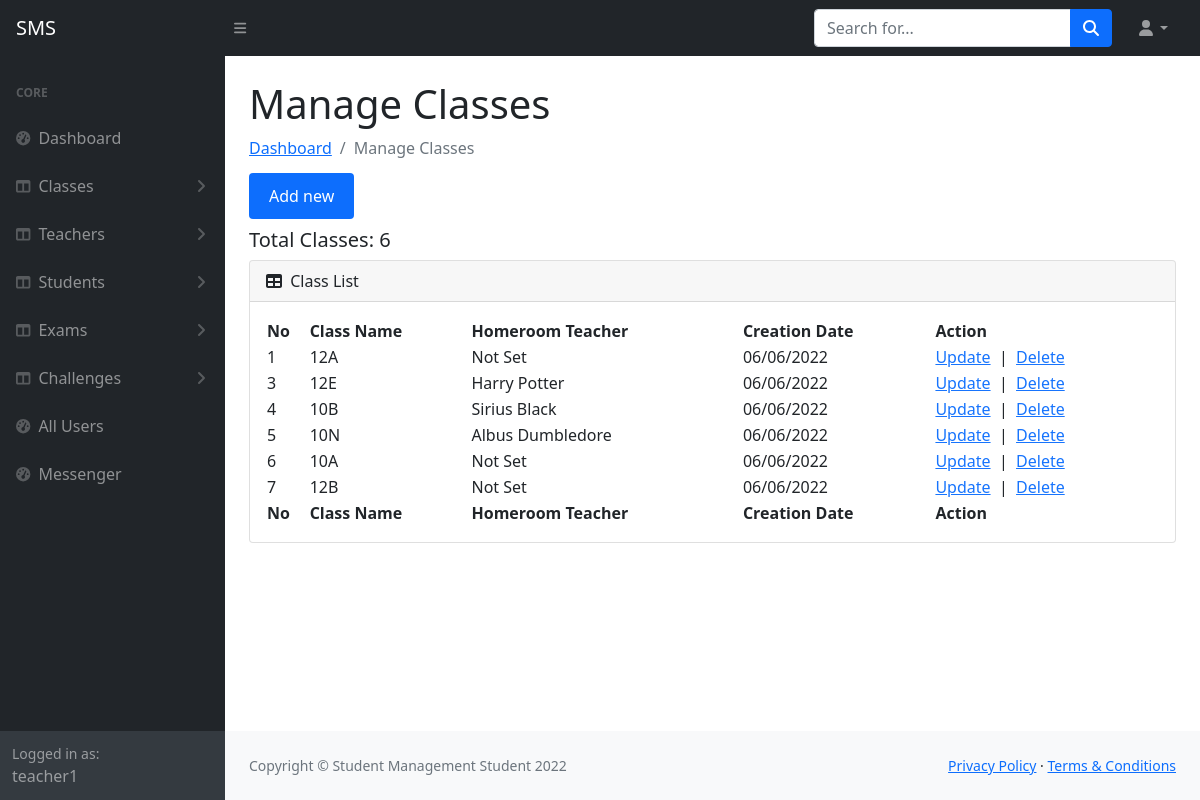
/manage-classes.php (signed in), run on the app's committed database.
### tables this page shows
CREATE TABLE `Classes` (
  `class_id` int(6) UNSIGNED NOT NULL,
  `class_name` varchar(20) NOT NULL,
  `class_homeroom_teacher_id` int(6) UNSIGNED DEFAULT NULL,
  `class_creation_date` datetime DEFAULT current_timestamp()
);

CREATE TABLE `Users` (
  `user_id` int(6) UNSIGNED NOT NULL,
  `user_firstname` varchar(20) NOT NULL,
  `user_lastname` varchar(20) NOT NULL,
  `user_email` varchar(50) NOT NULL,
  `user_phone_number` varchar(20) NOT NULL,
  `user_class` varchar(10) DEFAULT NULL,
  `user_gender` varchar(10) DEFAULT NULL,
  `user_date_of_birth` datetime DEFAULT NULL,
  `user_photo` varchar(100) DEFAULT NULL,
  `user_account` varchar(30) NOT NULL,
  `user_password` varchar(100) NOT NULL,
  `user_position` varchar(10) NOT NULL,
  `user_start_date` datetime DEFAULT current_timestamp()
);

### manage-classes.php (the view, shortened to what this page needs)
<!DOCTYPE html>
<html lang="en">
    <head>
        <link href="https://cdn.jsdelivr.net/npm/simple-datatables@latest/dist/style.css" rel="stylesheet" />
        <link href="css/styles2.css" rel="stylesheet" />
        <link rel="stylesheet" href="https://cdn.datatables.net/1.12.1/css/jquery.dataTables.min.css">
    </head>
    <body class="sb-nav-fixed">
        <?php include 'admin-panel-topbar.php' ?>
        <div id="layoutSidenav">
        <?php include 'admin-panel-sidebar.php' ?>
            <div id="layoutSidenav_content">
                <main>
                    <div class="container-fluid px-4">
                        <h1 class="mt-4">Manage Classes</h1>
                        <ol class="breadcrumb mb-4">
                            <li class="breadcrumb-item"><a href="admin-panel.php">Dashboard</a></li>
                            <li class="breadcrumb-item active">Manage Classes</li>
                        </ol>
                        <a href="add-classes.php" style="background-color: #0d6efd; color: white; padding: 12px 20px; border: none; border-radius: 4px; cursor: pointer; text-decoration: none;">Add new</a>
                        <?php
                            $stmt = $conn->prepare("SELECT * FROM Classes;");
                            $stmt->execute();
                            $classes = $stmt->fetchAll(PDO::FETCH_ASSOC);
                            $nb_classes = count($classes);
                            echo "<h5 style='margin-top: 20px;'>Total Classes: $nb_classes</h5>";
                        ?>
                        <div class="card mb-4">
                            <div class="card-header">
                                <i class="fas fa-table me-1"></i>
                                Class List
                            </div>
                            <div class="card-body">
                                <table id="datatablesSimple"  class="hover stripe row-border" style="width:100%">
                                    <thead>
                                        <tr>
                                            <th>No</th>
                                            <th>Class Name</th>
                                            <th>Homeroom Teacher</th>
                                            <th>Creation Date</th>
                                            <th>Action</th>
                                        </tr>
                                    </thead>
                                    <tfoot>
                                        <tr>
                                            <th>No</th>
                                            <th>Class Name</th>
                                            <th>Homeroom Teacher</th>
                                            <th>Creation Date</th>
                                            <th>Action</th>
                                        </tr>
                                    </tfoot>
                                    <tbody>
                                        <?php
                                            $count = 1;
                                            $stmt = $conn->prepare("SELECT * FROM Classes;");
                                            $stmt->execute();
                                            $classes = $stmt->fetchAll(PDO::FETCH_ASSOC);
                                            foreach ($classes as $class) {
                                                $class_id = $class['class_id'];
                                                $class_name = $class['class_name'];
                                                $class_homeroom_teacher_id = $class['class_homeroom_teacher_id'];
                                                if ($class_homeroom_teacher_id != "") {
                                                    try {
                                                        $conn = new mysqli($db_servername, $db_username, $db_password, $db_name);
                                                        $sql = "SELECT user_firstname, user_lastname FROM Users WHERE user_id=$class_homeroom_teacher_id";
                                                        $result = $conn->query($sql);
                                                        $row = $result->fetch_assoc();
                                                        $class_homeroom_teacher_firstname = $row['user_firstname'];
                                                        $class_homeroom_teacher_lastname = $row['user_lastname'];
                                                        $class_homeroom_teacher_name = $class_homeroom_teacher_firstname . " " . $class_homeroom_teacher_lastname;
                                                    } catch(PDOException $e) {
                                                        echo "Connection failed: " . $e->getMessage();
                                                        header('Location: 500.html', true, 301);
                                                    }
                                                } else {
                                                    $class_homeroom_teacher_name = "Not Set";
                                                }
                                                $class_creation_date = $class['class_creation_date'];
                                                $class_creation_date = date_create($class_creation_date);
                                                $class_creation_date = date_format($class_creation_date, "d/m/Y");
                                                echo "
                                                <tr>
                                                    <td>$class_id</td>
                                                    <td>$class_name</td>
                                                    <td>$class_homeroom_teacher_name</td>
                                                    <td>$class_creation_date</td>
                                                ";
                                                echo "
                                                    <td class='d-flex'>
                                                        <form action='class-detail.php' method='POST'>
                                                            <input type='hidden' value='$class_name' name='classname'>
                                                            <button class='link-button' type='submit'>Update</button>
                                                        </form>
                                                        &nbsp
                                                        |
                                                        &nbsp
                                                        <form action='delete-object.php' id='delete-form$count' onsubmit='event.preventDefault(); modal_confirm_appear($count);' method='POST'>
                                                            <input type='hidden' value='$class_name' name='classname'>
                                                            <input type='hidden' value='class' name='deleteobject'>
                                                            <button class='link-button' type='submit'>Delete</button>
                                                        </form>
                                                    </td>
                                                </tr>";
                                                $count += 1;
                                            }
                                        ?>
                                    </tbody>
                                </table>
                            </div>
                        </div>
                    </div>
                </main>
                <footer class="py-4 bg-light mt-auto">
                    <div class="container-fluid px-4">
                        <div class="d-flex align-items-center justify-content-between small">
                            <div class="text-muted">Copyright &copy; Student Management Student 2022</div>
                            <div>
                                <a href="#">Privacy Policy</a>
                                &middot;
                                <a href="#">Terms &amp; Conditions</a>
                            </div>
                        </div>
                    </div>
                </footer>
            </div>
        </div>
    </body>
</html>

### manage-classes.php (style rules this page uses)
.link-button { background: none!important; border: none; padding: 0!important; color: #1774fd; text-decoration: underline; cursor: pointer; }

### data on the page
classes: class_id "1", class_name "12A", class_homeroom_teacher_name "Not Set", class_creation_date "06/06/2022"
classes: class_id "3", class_name "12E", users.user_firstname+user_lastname "Harry Potter", class_creation_date "06/06/2022"
classes: class_id "4", class_name "10B", users.user_firstname+user_lastname "Sirius Black", class_creation_date "06/06/2022"
classes: class_id "5", class_name "10N", users.user_firstname+user_lastname "Albus Dumbledore", class_creation_date "06/06/2022"
classes: class_id "6", class_name "10A", class_homeroom_teacher_name "Not Set", class_creation_date "06/06/2022"
classes: class_id "7", class_name "12B", class_homeroom_teacher_name "Not Set", class_creation_date "06/06/2022"

### other printed values
$user_username "teacher1"
$nb_classes "6"
